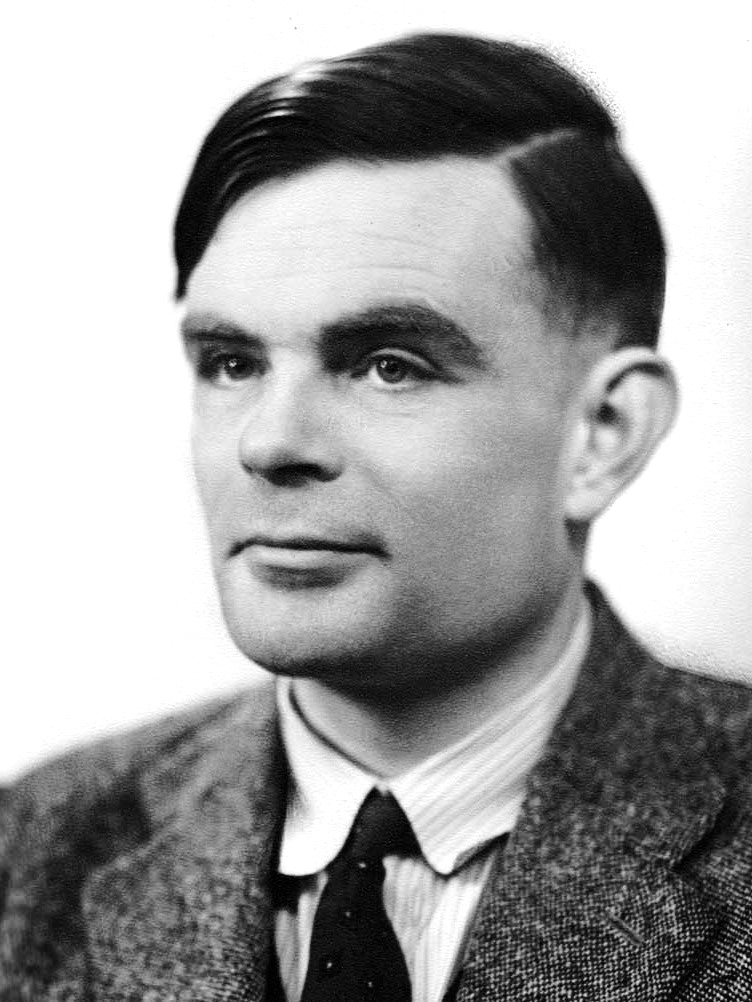
#> input picture playground/test_images/Alan-Turing (1).jpg, 752 x 1002 px
$ python -i quality_assessor.py   (imports and definitions only)   (older library calls are emulated)
#> lines starting #> are read from the running program, lines starting #| are printed output that depends on the picture
"""
Quality Assessor Service
Evaluates frame quality using sharpness, brightness, and blur detection
"""

import cv2
import numpy as np
from typing import Dict
import logging

logger = logging.getLogger(__name__)

class QualityAssessor:
    """Assess frame quality using multiple metrics"""

    def __init__(self,
                 min_sharpness: float = 100.0,
                 min_brightness: float = 50.0,
                 max_brightness: float = 200.0):
        """
        Initialize quality assessor

        Args:
            min_sharpness: Minimum acceptable sharpness (Laplacian variance)
            min_brightness: Minimum acceptable brightness
            max_brightness: Maximum acceptable brightness
        """
        self.min_sharpness = min_sharpness
        self.min_brightness = min_brightness
        self.max_brightness = max_brightness

    def assess_quality(self, frame: np.ndarray) -> Dict[str, float]:
        """
        Assess frame quality across multiple metrics

        Args:
            frame: Input frame as numpy array

        Returns:
            Dictionary with quality metrics and overall score
        """
        try:
            # Convert to grayscale for some metrics
            gray = cv2.cvtColor(frame, cv2.COLOR_BGR2GRAY)

            # Calculate individual metrics
            sharpness = self._calculate_sharpness(gray)
            brightness = self._calculate_brightness(gray)
            contrast = self._calculate_contrast(gray)
            blur_score = self._calculate_blur_score(gray)

            # Calculate overall quality score (0-1)
            quality_score = self._calculate_overall_quality(
                sharpness, brightness, contrast, blur_score
            )

            return {
                'sharpness': sharpness,
                'brightness': brightness,
                'contrast': contrast,
                'blur_score': blur_score,
                'quality_score': quality_score,
                'passes_threshold': quality_score >= 0.6  # Adjustable threshold
            }

        except Exception as e:
            logger.error(f"Error assessing frame quality: {str(e)}")
            return {
                'sharpness': 0.0,
                'brightness': 0.0,
                'contrast': 0.0,
                'blur_score': 0.0,
                'quality_score': 0.0,
                'passes_threshold': False
            }

    def _calculate_sharpness(self, gray_frame: np.ndarray) -> float:
        """Calculate sharpness using Laplacian variance"""
        laplacian = cv2.Laplacian(gray_frame, cv2.CV_64F)
        return laplacian.var()

    def _calculate_brightness(self, gray_frame: np.ndarray) -> float:
        """Calculate average brightness"""
        return np.mean(gray_frame)

    def _calculate_contrast(self, gray_frame: np.ndarray) -> float:
        """Calculate contrast using standard deviation"""
        return np.std(gray_frame)

    def _calculate_blur_score(self, gray_frame: np.ndarray) -> float:
        """
        Calculate blur score using focus measure
        Higher score = less blur
        """
        # Sobel edge detection for focus measure
        sobelx = cv2.Sobel(gray_frame, cv2.CV_64F, 1, 0, ksize=3)
        sobely = cv2.Sobel(gray_frame, cv2.CV_64F, 0, 1, ksize=3)

        # Calculate gradient magnitude
        gradient_magnitude = np.sqrt(sobelx**2 + sobely**2)
        return np.mean(gradient_magnitude)

    def _calculate_overall_quality(self, sharpness: float, brightness: float,
                                 contrast: float, blur_score: float) -> float:
        """
        Calculate overall quality score (0-1) based on individual metrics

        Uses normalized and weighted combination of metrics
        """
        # Normalize sharpness (typical range: 0-1000+)
        norm_sharpness = min(sharpness / 500.0, 1.0)

        # Normalize brightness (0-255 range, ideal around 100-150)
        if brightness < self.min_brightness:
            norm_brightness = brightness / self.min_brightness
        elif brightness > self.max_brightness:
            norm_brightness = (255 - brightness) / (255 - self.max_brightness)
        else:
            norm_brightness = 1.0

        # Normalize contrast (typical range: 0-100+)
        norm_contrast = min(contrast / 50.0, 1.0)

        # Normalize blur score (typical range: 0-100+)
        norm_blur = min(blur_score / 50.0, 1.0)

        # Weighted combination (adjust weights based on importance)
        quality_score = (
            0.3 * norm_sharpness +
            0.2 * norm_brightness +
            0.2 * norm_contrast +
            0.3 * norm_blur
        )

        return min(quality_score, 1.0)

    def filter_quality_frames(self, frames_with_quality: list,
                            quality_threshold: float = 0.6) -> list:
        """
        Filter frames that meet quality threshold

        Args:
            frames_with_quality: List of (frame, timestamp, quality_dict) tuples
            quality_threshold: Minimum quality score to keep frame

        Returns:
            Filtered list of frames meeting quality requirements
        """
        filtered_frames = []

        for frame, timestamp, quality in frames_with_quality:
            if quality['quality_score'] >= quality_threshold:
                filtered_frames.append((frame, timestamp, quality))

        logger.info(f"Quality filter: {len(filtered_frames)}/{len(frames_with_quality)} "
                   f"frames passed threshold {quality_threshold}")

        return filtered_frames

>>> import cv2
>>> picture = cv2.imread('../../../playground/test_images/Alan-Turing (1).jpg')
#> picture is the input picture: shape (1002, 752, 3); min 0, max 255, mean 161.3
>>> result = QualityAssessor().assess_quality(picture)
#> in _calculate_sharpness, `laplacian = cv2.Laplacian(gray_frame, cv2.CV_64F)`:
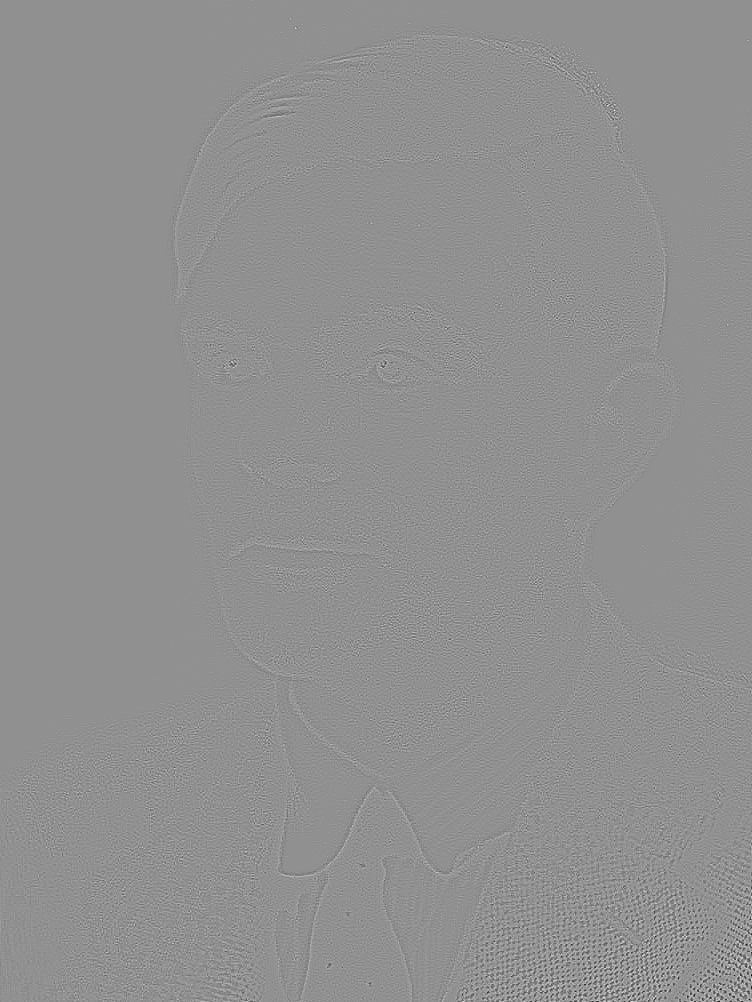
#> laplacian: shape (1002, 752) float64; min -361, max 275, mean 0; drawn with min black and max white
#> in assess_quality, `sharpness = self._calculate_sharpness(gray)`: sharpness = 363
#> in assess_quality, `brightness = self._calculate_brightness(gray)`: brightness = 161.3
#> in assess_quality, `contrast = self._calculate_contrast(gray)`: contrast = 88.97
#> in _calculate_blur_score, `sobelx = cv2.Sobel(gray_frame, cv2.CV_64F, 1, 0, ksize=3)`:
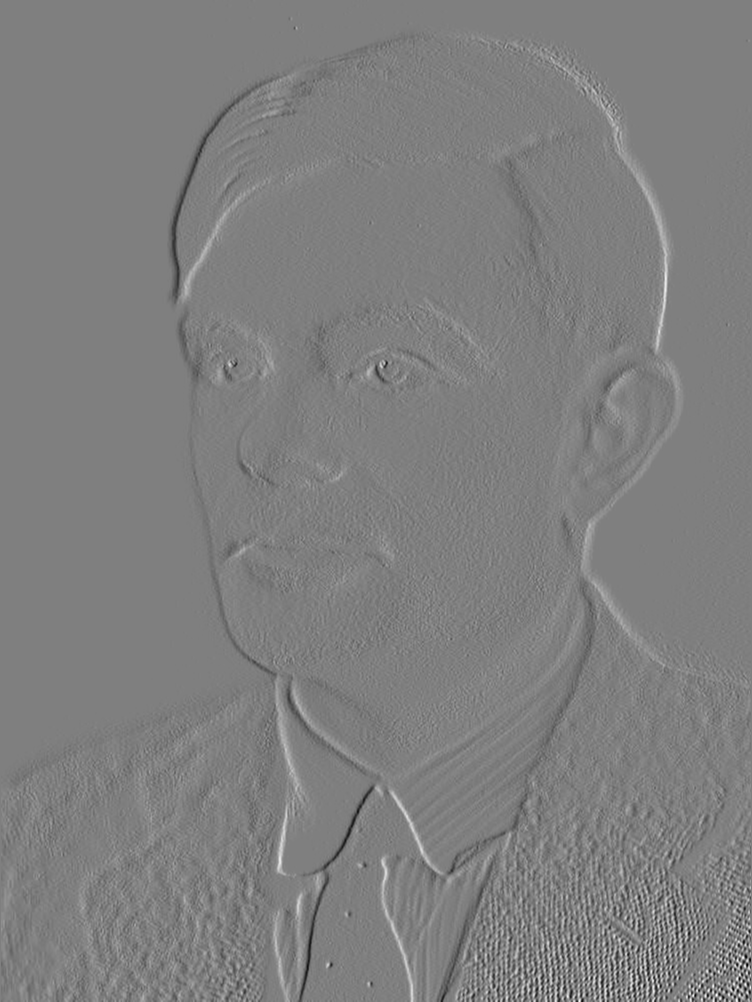
#> sobelx: shape (1002, 752) float64; min -694, max 695, mean -0.4; drawn with min black and max white
#> in _calculate_blur_score, `sobely = cv2.Sobel(gray_frame, cv2.CV_64F, 0, 1, ksize=3)`:
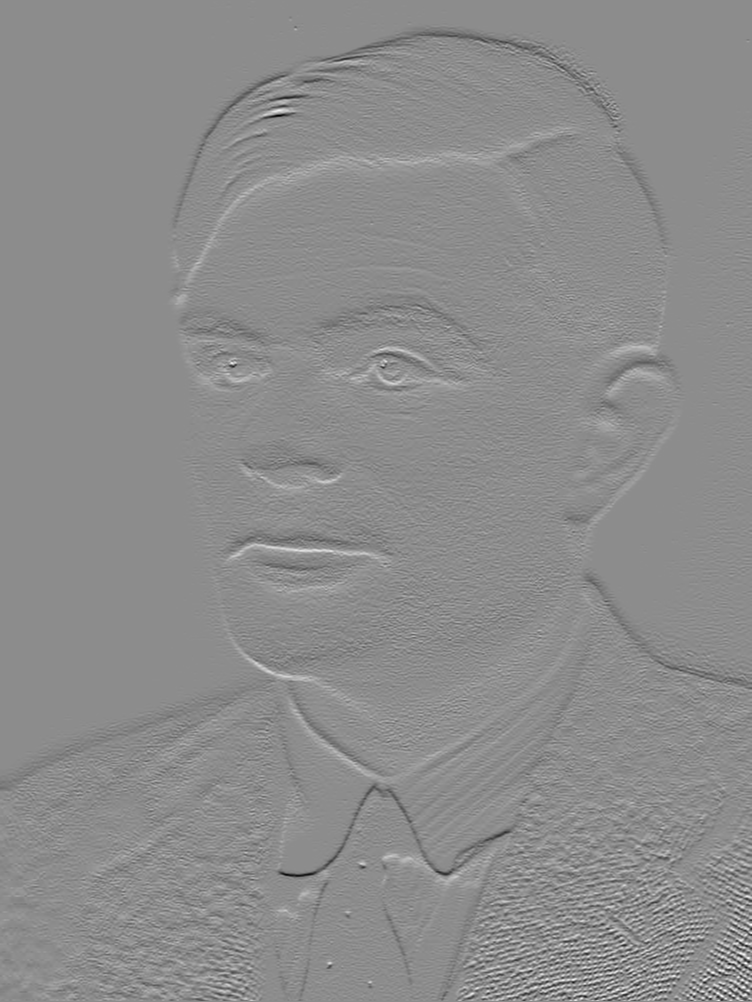
#> sobely: shape (1002, 752) float64; min -815, max 661, mean -1.5; drawn with min black and max white
#> in _calculate_blur_score, `gradient_magnitude = np.sqrt(sobelx**2 + sobely**2)`:
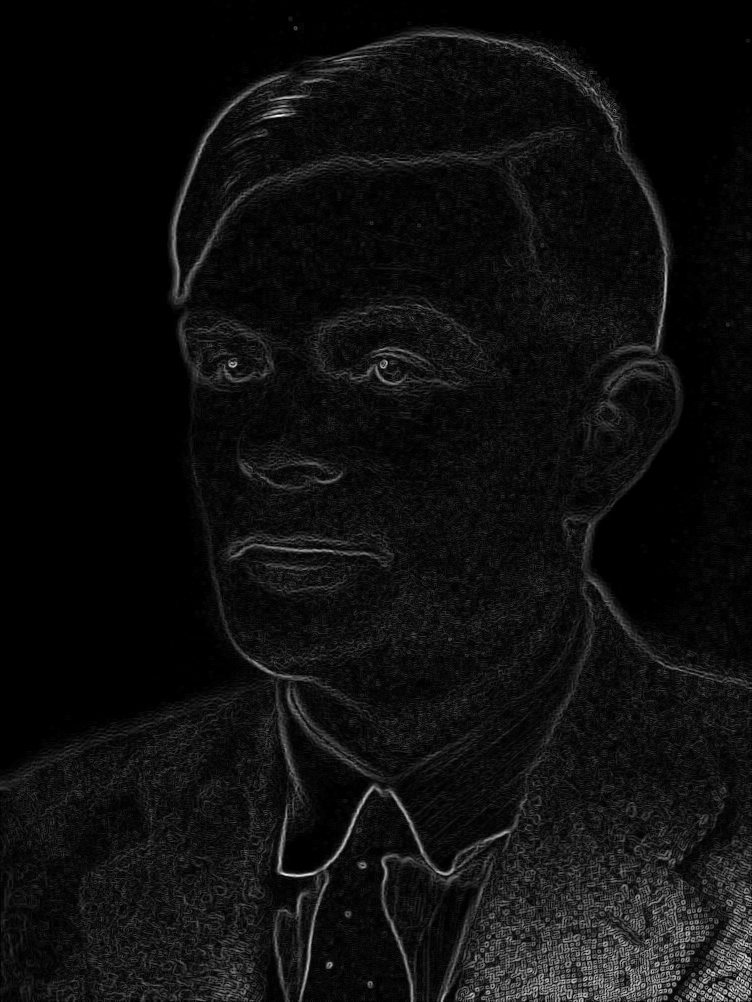
#> gradient_magnitude: shape (1002, 752) float64; min 0, max 816.9, mean 47.7; drawn with min black and max white
#> in assess_quality, `blur_score = self._calculate_blur_score(gray)`: blur_score = 47.65
#> in _calculate_overall_quality, `norm_sharpness = min(sharpness / 500.0, 1.0)`: norm_sharpness = 0.726
#> in _calculate_overall_quality, `norm_contrast = min(contrast / 50.0, 1.0)`: norm_contrast = 1
#> in _calculate_overall_quality, `norm_blur = min(blur_score / 50.0, 1.0)`: norm_blur = 0.953
#> in _calculate_overall_quality, `quality_score = ( 0.3 * norm_sharpness + 0.2 * norm_brightness + 0.2 *..`: quality_score = 0.904
#> result = {'sharpness': 363, 'brightness': 161.3, 'contrast': 88.97, 'blur_score': 47.65, 'quality_score': 0.904, 'passes_threshold': True}

$ run again, on playground/test_images/Alan-Turing (2).jpg
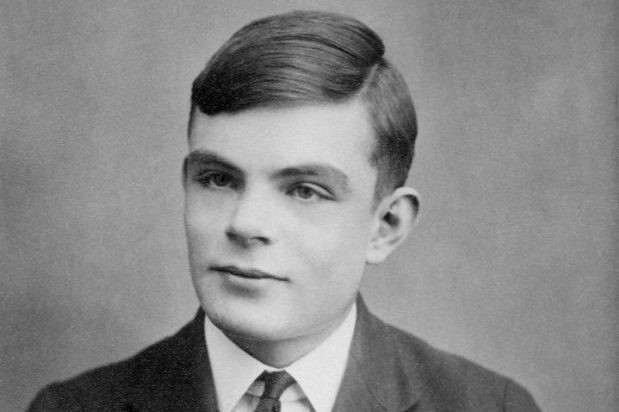
#> input picture playground/test_images/Alan-Turing (2).jpg, 619 x 412 px
#> picture is the input picture: shape (412, 619, 3); min 0, max 237, mean 136.7
#> in _calculate_sharpness, `laplacian = cv2.Laplacian(gray_frame, cv2.CV_64F)`:
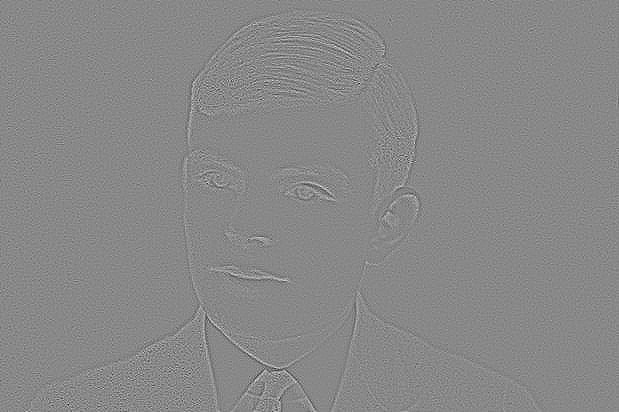
#> laplacian: shape (412, 619) float64; min -160, max 139, mean 0; drawn with min black and max white
#> sharpness = 106.5
#> brightness = 136.7
#> contrast = 40.82
#> in _calculate_blur_score, `gradient_magnitude = np.sqrt(sobelx**2 + sobely**2)`:
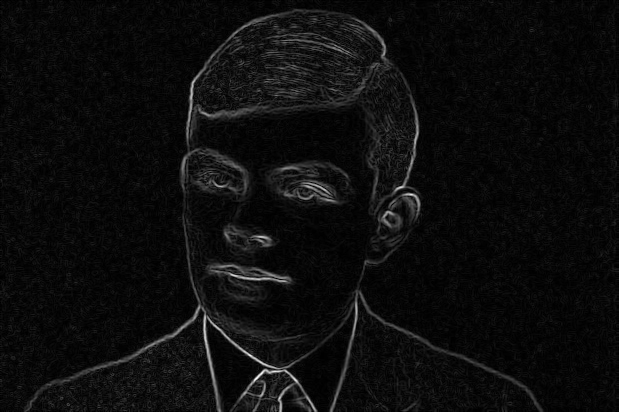
#> gradient_magnitude: shape (412, 619) float64; min 0, max 581.2, mean 30.3; drawn with min black and max white
#> blur_score = 30.3
#> norm_sharpness = 0.213
#> norm_contrast = 0.816
#> norm_blur = 0.606
#> in _calculate_overall_quality, `quality_score = ( 0.3 * norm_sharpness + 0.2 * norm_brightness + 0.2 *..`: quality_score = 0.609
#> result = {'sharpness': 106.5, 'brightness': 136.7, 'contrast': 40.82, 'blur_score': 30.3, 'quality_score': 0.609, 'passes_threshold': True}

$ run again, on playground/test_images/Alan-Turing (3).jpg
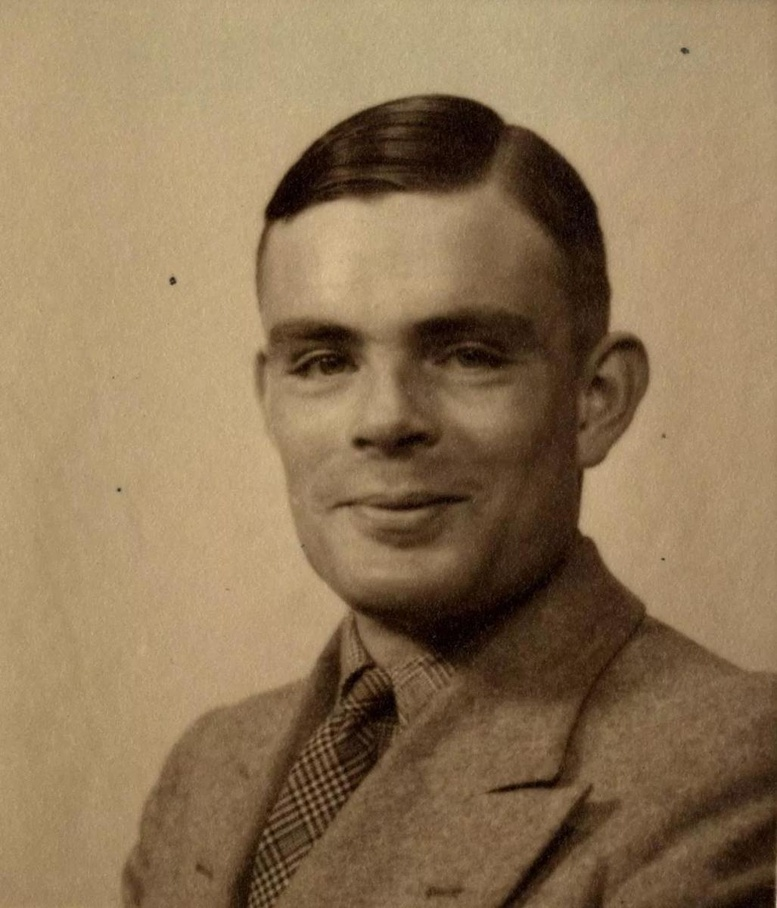
#> input picture playground/test_images/Alan-Turing (3).jpg, 777 x 908 px, shrunk from 1027 x 1200 before the run
#> picture is the input picture: shape (908, 777, 3); mean B, G, R 86.7, 118.3, 142.9
#> in _calculate_sharpness, `laplacian = cv2.Laplacian(gray_frame, cv2.CV_64F)`:
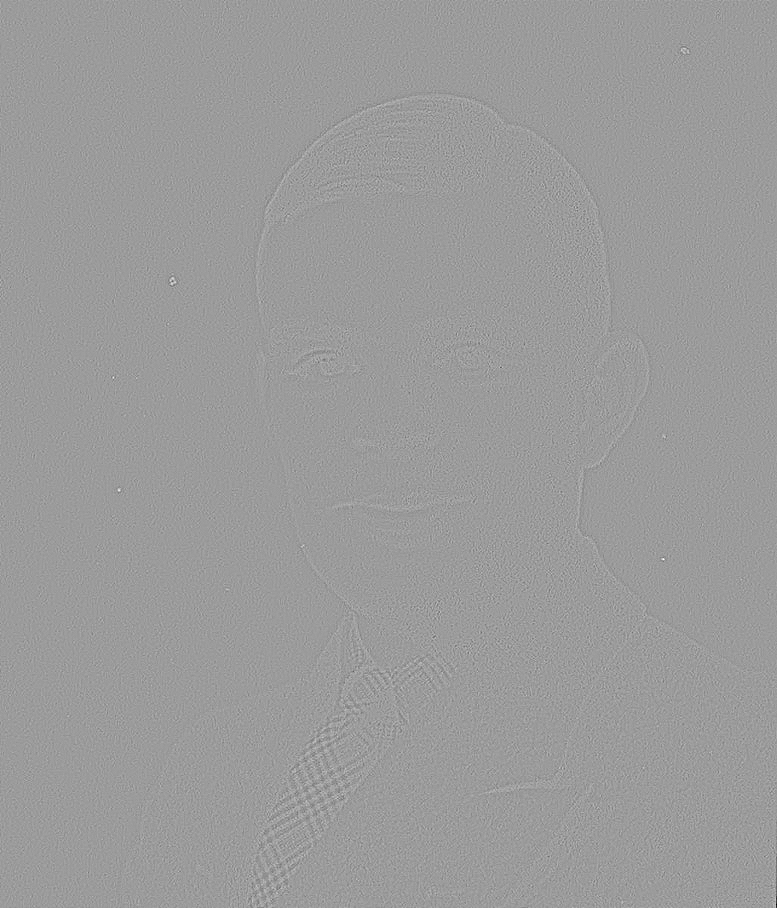
#> laplacian: shape (908, 777) float64; min -197, max 126, mean 0; drawn with min black and max white
#> sharpness = 67.41
#> brightness = 122.1
#> contrast = 46.96
#> in _calculate_blur_score, `gradient_magnitude = np.sqrt(sobelx**2 + sobely**2)`:
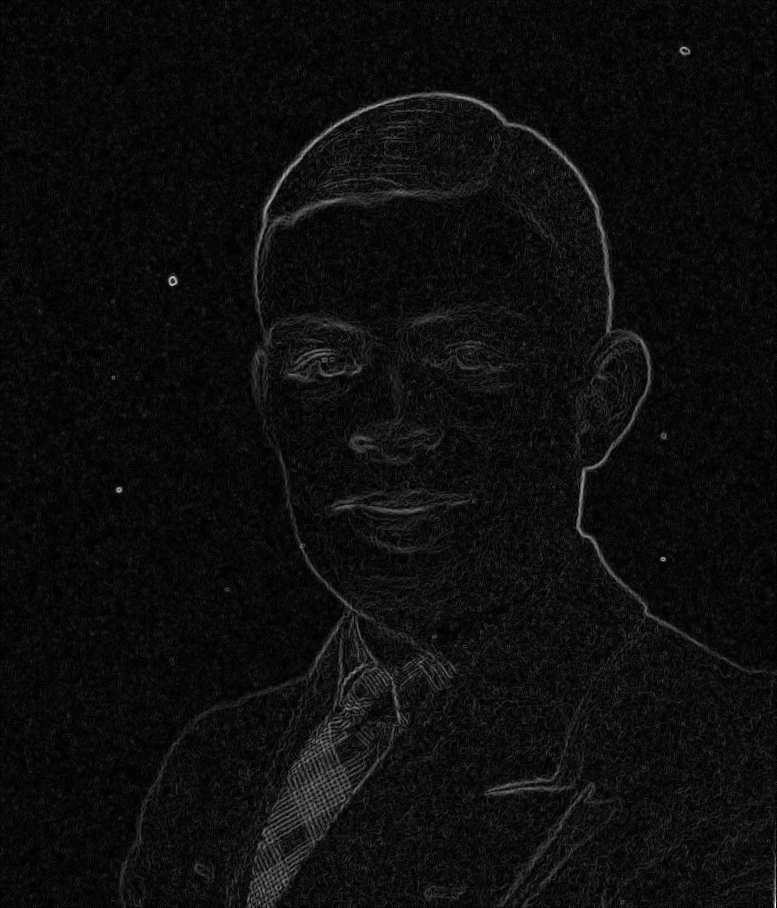
#> gradient_magnitude: shape (908, 777) float64; min 0, max 489.1, mean 26.6; drawn with min black and max white
#> blur_score = 26.63
#> norm_sharpness = 0.135
#> norm_contrast = 0.939
#> norm_blur = 0.533
#> in _calculate_overall_quality, `quality_score = ( 0.3 * norm_sharpness + 0.2 * norm_brightness + 0.2 *..`: quality_score = 0.588
#> result = {'sharpness': 67.41, 'brightness': 122.1, 'contrast': 46.96, 'blur_score': 26.63, 'quality_score': 0.588, 'passes_threshold': False}

$ run again, on playground/test_images/Alan-Turing (4).jpg
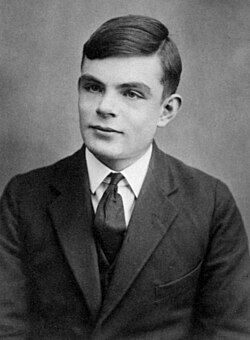
#> input picture playground/test_images/Alan-Turing (4).jpg, 250 x 340 px
#> picture is the input picture: shape (340, 250, 3); min 0, max 255, mean 90.8
#> in _calculate_sharpness, `laplacian = cv2.Laplacian(gray_frame, cv2.CV_64F)`:
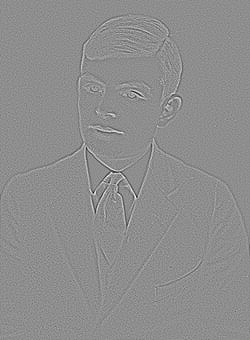
#> laplacian: shape (340, 250) float64; min -291, max 231, mean 0; drawn with min black and max white
#> sharpness = 363.6
#> brightness = 90.75
#> contrast = 56.55
#> in _calculate_blur_score, `gradient_magnitude = np.sqrt(sobelx**2 + sobely**2)`:
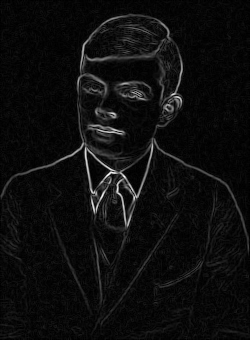
#> gradient_magnitude: shape (340, 250) float64; min 0, max 882.2, mean 48.4; drawn with min black and max white
#> blur_score = 48.39
#> norm_sharpness = 0.727
#> norm_contrast = 1
#> norm_blur = 0.968
#> in _calculate_overall_quality, `quality_score = ( 0.3 * norm_sharpness + 0.2 * norm_brightness + 0.2 *..`: quality_score = 0.909
#> result = {'sharpness': 363.6, 'brightness': 90.75, 'contrast': 56.55, 'blur_score': 48.39, 'quality_score': 0.909, 'passes_threshold': True}
